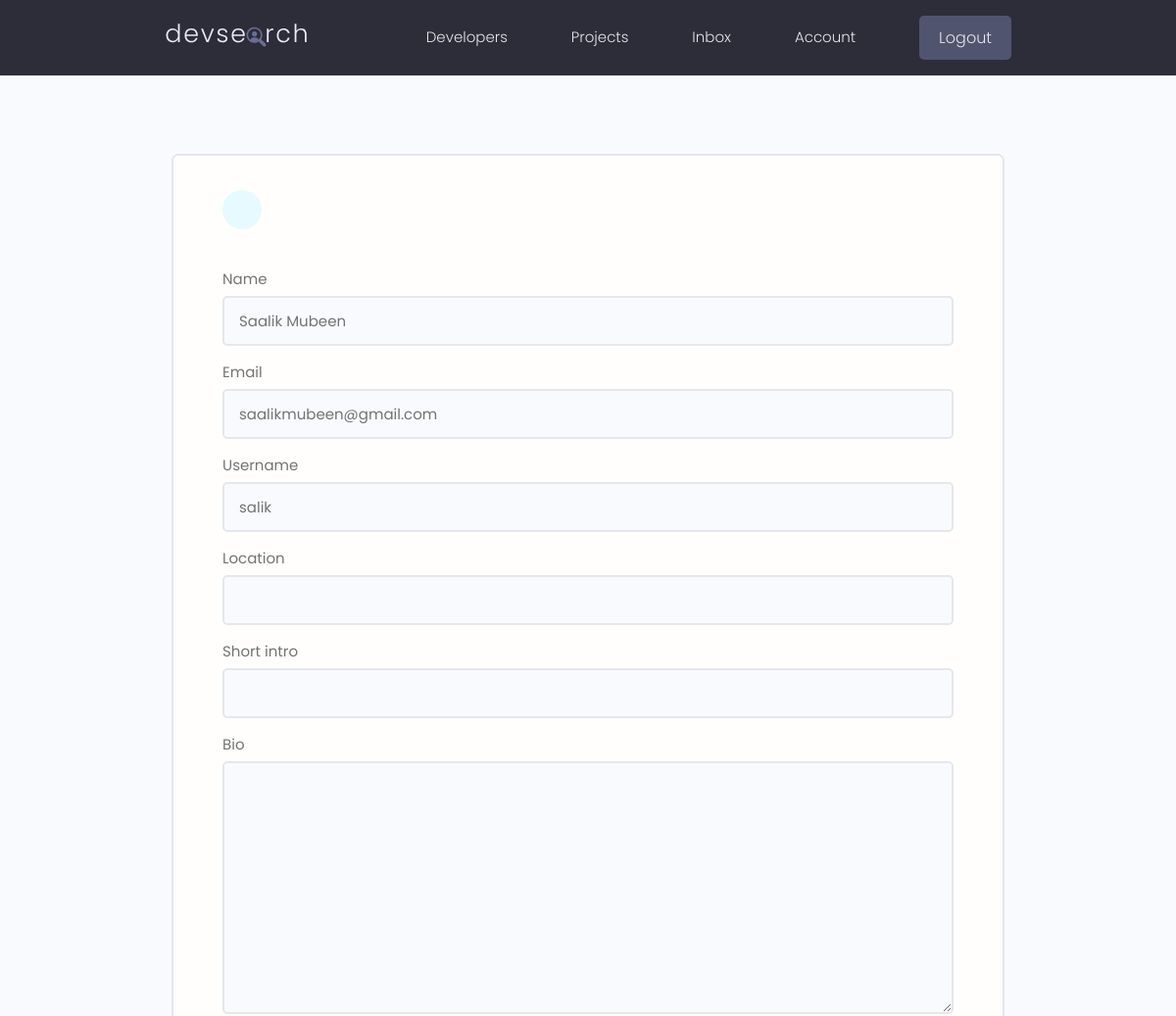
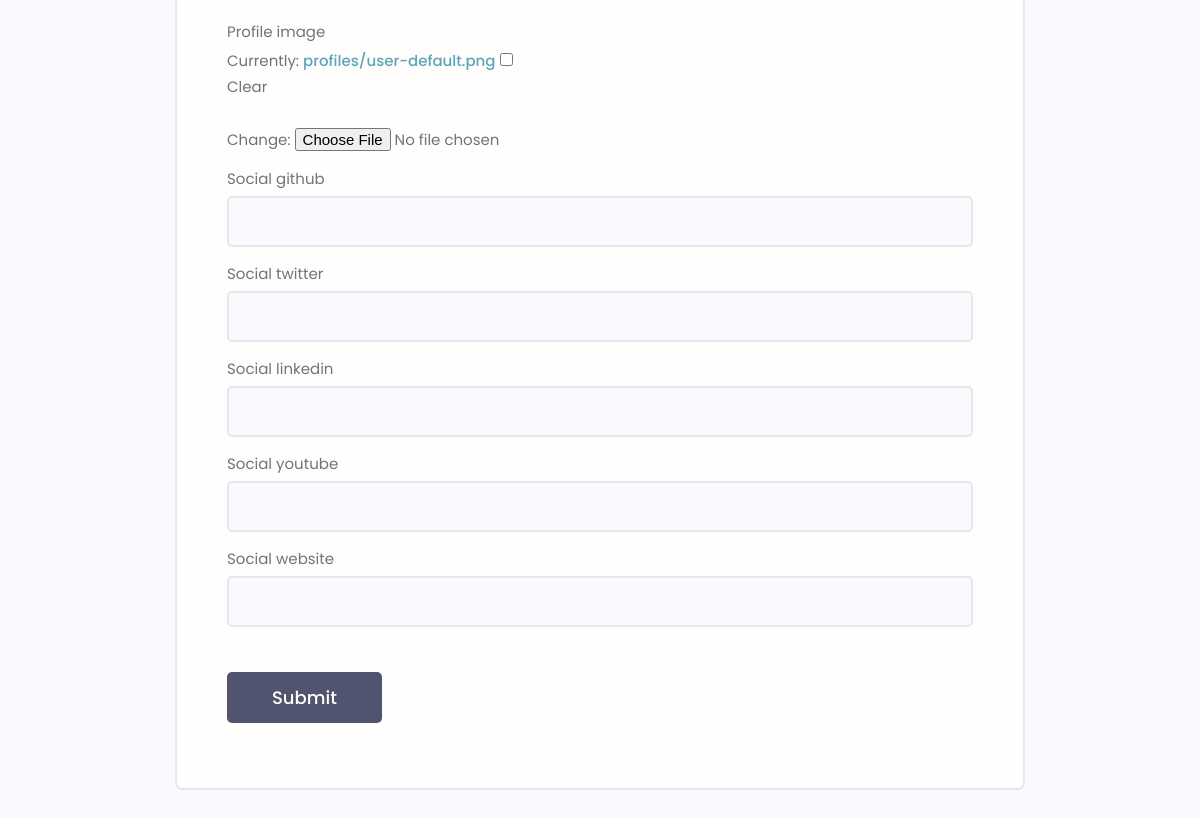
Page /edit-profile/ (signed in) on the committed database (2 pictures, top to bottom).
### users/models.py (models this page shows, shortened)
class Profile(models.Model):
    id = models.UUIDField(default=uuid.uuid4, unique=True, primary_key=True, editable=False)
    user = models.OneToOneField(User, on_delete=models.CASCADE)
    name = models.CharField(max_length=200)
    email = models.EmailField(max_length=500)
    username = models.CharField(max_length=200)
    location = models.CharField(max_length=200, blank=True, null=True)
    short_intro = models.CharField(max_length=200, blank=True, null=True)
    bio = models.TextField(blank=True, null=True)
    profile_image = models.ImageField(null=True, blank=True, upload_to='profiles/', default="profiles/user-default.png")
    social_github = models.CharField(max_length=200, blank=True, null=True)
    social_twitter = models.CharField(max_length=200, blank=True, null=True)
    social_linkedin = models.CharField(max_length=200, blank=True, null=True)
    social_youtube = models.CharField(max_length=200, blank=True, null=True)
    social_website = models.CharField(max_length=200, blank=True, null=True)
    created = models.DateTimeField(auto_now_add=True)

### users/views.py (the view, shortened to what this page needs)
# urls.py: path("edit-profile/", views.edit_profile, name="edit-profile"),
@login_required(login_url='login')
def edit_profile(request):
    form = ProfileForm(instance=request.user.profile)
    return render(request, 'users/edit_profile.html', {"form": form})

### users/forms.py
class ProfileForm(ModelForm):
    class Meta:
        model = Profile
        fields = "__all__"
        exclude = ["user"]
        labels = {
            "bio": "Bio",
            "location": "Location",
            "birth_date": "Birth Date",
            "profile_pic": "Profile Picture"
        }
    def __init__(self, *args, **kwargs):
        super(ProfileForm, self).__init__(*args, **kwargs)
        for field in self.fields.values():
            field.widget.attrs.update({
                "class": "input"
            })

### users/templates/users/edit_profile.html (shortened to what this page needs)
{% extends 'base.html' %}
{% block content %}
<main class="formPage my-xl">
    <div class="content-box">
        <div class="formWrapper">
            <a class="backButton" href="{% url 'account' %}"></a>
            <br>
            <form class="form" method="POST" action="{% url 'edit-profile' %}" enctype="multipart/form-data">
                {% for field in form %}
                <div class="form__field">
                    <label for="formInput#text">{{field.label}}</label>
                    {{field}}
                </div>
                {% endfor %}
                <input class="btn btn--sub btn--lg  my-md" type="submit" value="Submit" />
            </form>
        </div>
    </div>
</main>
{% endblock content %}

### static/styles/app.css (style rules this page uses)
:root { --color-sub: #2d2d39; }
.btn--sub { background-color: var(--color-sub-light); }
.content-box { width: 95%; max-width: 85rem; margin: 0 auto; }
.backButton { background: var(--color-main-light); color: var(--color-main); width: 4rem; height: 4rem; display: flex; align-items: center; justify-content: center; border-radius: 50%; }
.formPage .formWrapper { list-style: none; background: var(--color-white); padding: 3.5rem 5rem; border: 2px solid var(--color-light); border-radius: 0.7rem; }

### static/uikit/styles/modules/_variables.css (style rules this page uses)
:root { --color-main: #5aa5b9; --color-main-light: #e6faff; --color-sub: #3f4156; --color-sub-light: #51546e; --color-sub-lighter: #ededfd; --color-text: #737373; --color-gray: #8b8b8b; --color-light: #e5e7eb; --color-light-gray: #767676; --color-bg: #f8fafd; --color-white: #fffefd; --color-white-light: #f3f3f3; --color-success: #359e64; --color-success-bg: #def8e8; --color-error: #fc4b0b; --color-error-bg: #fff2ee; --font-base: 'Poppins', arial, helvetica, 'Segoe UI', roboto, ubuntu, sans-serif; --font-monospace: 'Fira Code', 'Courier New', courier, monospace; --font-regular: 300; --font-medium: 500; --font-bold: 700; --generic-shadow: 1px 1px 5px #00000010; --generic-transition: all 0.3s ease-in-out; }

### static/uikit/styles/modules/_base.css (style rules this page uses)
* { margin: 0; padding: 0; box-sizing: border-box; text-rendering: optimizeLegibility; color: inherit; font-size: inherit; }
html { font-size: 50%; }
@media only screen and (min-width: 480px) { html { font-size: 56.25%; } }
@media only screen and (min-width: 1200px) { html { font-size: 62.5%; } }
body { line-height: 1.6; font-weight: 400; font-size: 1.5rem; color: var(--color-text); background-color: var(--color-bg); min-height: 100vh; }

### static/uikit/styles/modules/_typography.css (style rules this page uses)
* { font-family: var(--font-base); }
a { padding-bottom: 2px; text-decoration: none; display: inline-block; color: var(--color-main); font-weight: var(--font-medium); }

### static/uikit/styles/modules/_utilities.css (style rules this page uses)
.my-md { margin: 3rem auto; }
.my-xl { margin: 8rem auto; }

### static/uikit/styles/modules/_button.css (style rules this page uses)
.btn { display: inline-block; position: relative; cursor: pointer; background-color: var(--color-light); font-weight: var(--font-medium); color: var(--color-sub); text-decoration: none; padding: 1rem 2rem; border-radius: 0.5rem; border: none; width: -webkit-fit-content; width: -moz-fit-content; width: fit-content; height: -webkit-fit-content; height: -moz-fit-content; height: fit-content; font-size: 1.6rem; outline-width: 0; outline-color: transparent; -webkit-backface-visibility: hidden; backface-visibility: hidden; transition: all 0.3s ease-in-out; }
.btn--sub { background-color: var(--color-sub); color: var(--color-white); }
.btn--lg { font-size: 1.8rem; padding: 1.2rem 4.5rem; }

### static/uikit/styles/modules/_form.css (style rules this page uses)
.form { display: block; }
.form__field { margin-top: 1.5rem; margin-bottom: 1.5rem; }
.form__label, .form__field > label { display: block; margin-bottom: 0.5rem; color: var(--color-text); }
input.input[type='text'], input.input[type='email'], input.input[type='password'], input.input[type='number'], select.input, textarea.input { min-width: 24rem; width: 100%; padding: 1.2rem 1.5rem; border-radius: 0.5rem; border: 2px solid var(--color-light); transition: all 0.3s ease-in-out; background-color: var(--color-bg); }

### rows in the picture
Profile: form "Saalik Mubeen" "saalikmubeen@gmail.com" "salik"

### other values in the picture
{{ field.label }} "Name" "Email" "Username" "Location" "Short intro" "Bio" "Profile image" "Social github" "Social twitter" "Social linkedin" "Social youtube" "Social website"
